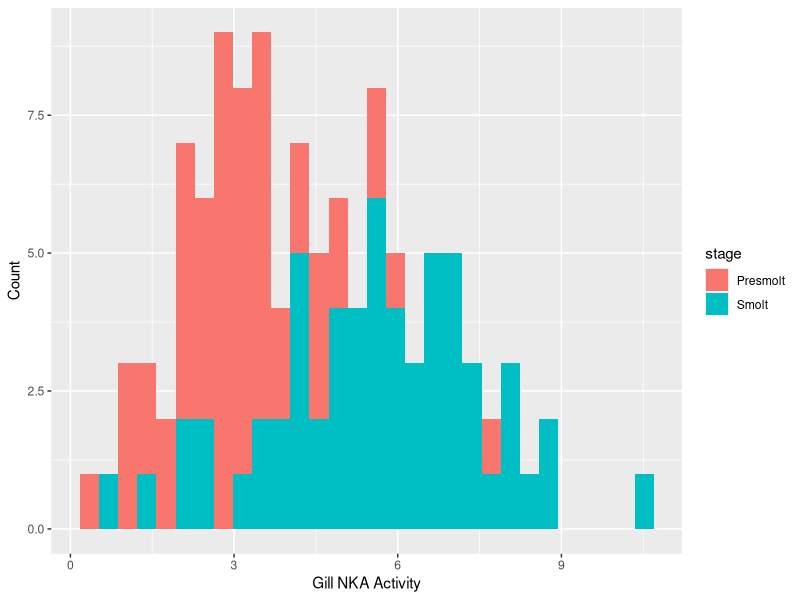

The R script that drew this image:
## ---- chunk 1

## ---- chunk 2
library(tidyverse)
## ---- chunk 3
# Read in the data from comma-seperated text file
smolts <- read.csv("../../data/smolts.txt", stringsAsFactors = FALSE)

# Look at the first few rows of data
head(smolts)

# Examine data structure
str(smolts)
## ---- chunk 4
# Make a subset of the smolts data that excludes
# the stage Postsmolt
ps <- subset(smolts, stage != "Postsmolt")
## ---- chunk 5
ggplot(ps, aes(x = nka, fill = stage)) +
  geom_histogram() +
  xlab("Gill NKA Activity") +
  ylab("Count")
## ---- chunk 6
# Re-run the two-sample test
t.test(nka ~ stage, data = ps)
## ---- chunk 7
# Like this:
ps$rank[ps$osmolality >= 400] <- "high"
ps$rank[ps$osmolality < 400] <- "low"
